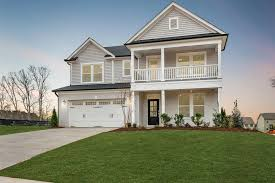
#> input picture input_images/house.jpg, 275 x 183 px
$ jupyter execute segmentation.ipynb
#> lines starting #> are read from the running program, lines starting #| are printed output that depends on the picture; after the words box and inside, x2 and y2 are one past the last pixel; in counts of white or black regions, pixels touching at a corner belong together
Input Image:

[cell 1]
from PIL import Image
import numpy as np
import matplotlib.pyplot as plt

input_image = Image.open("../input_images/house.jpg")
#> input_image is the input picture: PIL image 275x183 RGB; mean R, G, B 133.9, 139.8, 127
grayscale_image = input_image.convert('L')
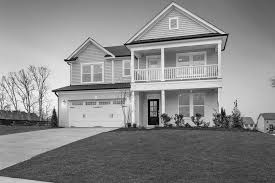
#> grayscale_image: PIL image 275x183 L; min 0, max 253, mean 136.6
image_array = np.array(grayscale_image)
height, width = image_array.shape
#> height = 183; width = 275

print(image_array)
#> (printed output is left out)
print(f"Shape: {image_array.shape}")  #(height, width)
#| Shape: (183, 275)

Save and Plot the results:

[cell 2]
def show_results(output_array,output_image_name,input_image_array=input_image):
    Image.fromarray(output_array.astype(np.uint8)).save("../output_images/"+output_image_name+"_image.bmp")
    plt.figure(figsize=(10, 5))
    # Original image
    plt.subplot(1, 2, 1)
    plt.imshow(np.array(input_image_array), cmap="gray")
    plt.title("Original Image", fontsize=16)
    plt.axis("off")
    # output Image
    plt.subplot(1, 2, 2)
    plt.imshow(output_array, cmap="gray")
    plt.title(output_image_name+" Image", fontsize=16)
    plt.axis("off")
    plt.tight_layout()
    plt.savefig("../output_images/"+output_image_name+"_result.png", dpi=300, bbox_inches='tight')
    plt.show()

Manual Technique:

[cell 3]
def manual_segmentation(image_array,low_threshold,High_threshold):
    #TODO : preprocessing
    output_array= np.zeros_like(image_array)
    output_array[(image_array>=low_threshold) & (image_array<=High_threshold)]= 255
    return output_array

show_results(output_array=manual_segmentation(image_array, 100, 200), output_image_name="manual_seg")
#> in show_results, `Image.fromarray(output_array.astype(np.uint8)).save("../output_images/..`:
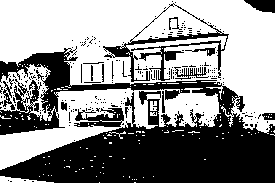
#> saved as manual_seg_image.bmp: PIL image 275x183 L; 56.6% white; 235 black regions (219 under 20 px), largest, box (x1, y1, x2, y2) and area: (0, 46, 275, 183) 18219, (103, 3, 229, 82) 1493, (74, 108, 124, 127) 559
#> in show_results, `plt.savefig("../output_images/"+output_image_name+"_result.png", dpi=3..`:
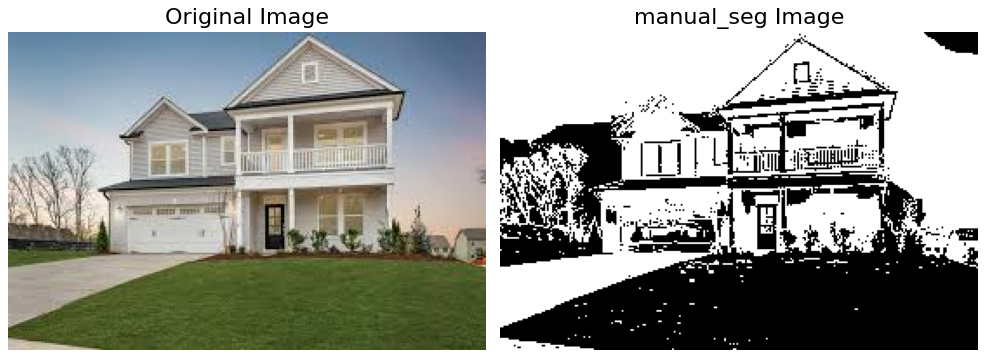
#> figure drawn by matplotlib, 2 panels

Histogram Peak Technique:

[cell 4]
def peak_segmentation(image_array):
    #TODO : preprocessing
    hist = apply_histogram(image_array)
#> after the loop in apply_histogram, `for row in range(height):`: histogram_array = 256 values, max 658 at index 81, min 0 at index 254, mean 196.6
    peaks=find_highest_peaks(hist)
    #print([peaks])
    low_threshold, high_threshold = compute_thresholds(peaks)
    #print([low_threshold, high_threshold])
    output_array = np.zeros_like(image_array, dtype=int)
    output_array[(image_array >= low_threshold) & (image_array <= high_threshold)] = 255
    return output_array

def apply_histogram(image_array):
    height, width = image_array.shape
    histogram_array = np.zeros(256, dtype=int)
    for row in range(height):
        for column in range(width):
            pixel_value = image_array[row,column]
            histogram_array[pixel_value]+=1
    return histogram_array

def find_highest_peaks(hist, min_distance=10):
    peaks = []
    for i in range(1, len(hist) - 1):
        if hist[i] > hist[i - 1] and hist[i] > hist[i + 1]:
            peaks.append(i)
    sorted_peaks = sorted(peaks, key=lambda x: hist[x], reverse=True)
    filtered_peaks = []
    for peak in sorted_peaks:
        if all(abs(peak - existing_peak) >= min_distance for existing_peak in filtered_peaks):
            filtered_peaks.append(peak)
    return filtered_peaks[:2]

def compute_thresholds(peaks):#peak only
    if len(peaks) >= 2:
        peak_back=peaks[0]
        peak_object=peaks[1]
        low_threshold=(peak_back+peak_object)//2
        high_threshold = peak_object
        return low_threshold, high_threshold

show_results(output_array=peak_segmentation(image_array), output_image_name="peak_seg")
#> in peak_segmentation, `hist = apply_histogram(image_array)`: hist has the same summary as histogram_array in apply_histogram
#> after the loop in find_highest_peaks, `for i in range(1, len(hist) - 1):`: peaks = 67 values from 1 to 253
#> in find_highest_peaks, `sorted_peaks = sorted(peaks, key=lambda x: hist[x], reverse=True)`: sorted_peaks = 67 values, max 253 at index 66, min 1 at index 46, mean 134.6
#> the loop in find_highest_peaks, `for peak in sorted_peaks:` made 67 passes
#> peak on passes 1 to 12: 81, 84, 79, 163, 166, 161, 175, 179, 159, 172, 154, 181
#> after the loop in find_highest_peaks, `for peak in sorted_peaks:`: filtered_peaks = [81, 163, 175, 185, 137, 197, 148, 125, 207, 97, 113, 221, 62, 1, 51, 237, 41, 26, 12, 250]
#> in peak_segmentation, `peaks=find_highest_peaks(hist)`: peaks = [81, 163]
#> in compute_thresholds, `peak_back=peaks[0]`: peak_back = 81
#> in compute_thresholds, `peak_object=peaks[1]`: peak_object = 163
#> in compute_thresholds, `low_threshold=(peak_back+peak_object)//2`: low_threshold = 122
#> in compute_thresholds, `high_threshold = peak_object`: high_threshold = 163
#> in peak_segmentation, `low_threshold, high_threshold = compute_thresholds(peaks)`: low_threshold = 122; high_threshold = 163
#> call 2 of show_results, with output_image_name = 'peak_seg'
#> in show_results (call 2), `Image.fromarray(output_array.astype(np.uint8)).save("../output_images/..`:
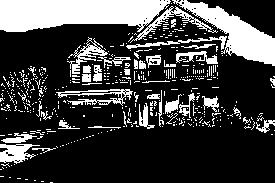
#> saved as peak_seg_image.bmp: PIL image 275x183 L; 24.9% white; 465 white regions (424 under 20 px), largest, box (x1, y1, x2, y2) and area: (0, 0, 171, 32) 4236, (172, 0, 275, 66) 2333, (56, 89, 133, 106) 493

Histogram Valley Technique:

[cell 5]
def valley_segmentation(image_array):
    #TODO : preprocessing
    output_array= np.zeros_like(image_array)
    hist = apply_histogram(image_array)
    peaks=find_highest_peaks(hist)
    #print([peaks])
    low_threshold, high_threshold = valley_thresholds(peaks,find_valley_point(peaks,hist))
    #print([low_threshold, high_threshold])
    output_array[(image_array >= low_threshold) & (image_array <= high_threshold)] = 255
    return output_array

def find_valley_point(peaks_indices,hist):
    if len(peaks_indices) < 2:
        raise ValueError("At least two peaks required.")
    min_valley=float('inf')
    peaks_indices = sorted(peaks_indices)
    start,end = peaks_indices
    valley_point=start
    for i in range(start,end+1):
        if hist[i]<min_valley:
            min_valley=hist[i]
            valley_point=i
    return valley_point

def valley_thresholds(peaks_indices,valley_point):
    if len(peaks_indices) >= 2:
        low_threshold = valley_point
        high_threshold = peaks_indices[1]
    return low_threshold, high_threshold

show_results(output_array=valley_segmentation(image_array), output_image_name="valley_seg")
#> in valley_segmentation, `hist = apply_histogram(image_array)`: hist has the same summary as histogram_array in apply_histogram
#> the loop in find_highest_peaks (call 2), `for peak in sorted_peaks:` made 67 passes
#> in valley_segmentation, `peaks=find_highest_peaks(hist)`: peaks = [81, 163]
#> in find_valley_point, `start,end = peaks_indices`: start = 81; end = 163
#> in find_valley_point, `valley_point=start`: valley_point = 81
#> the loop in find_valley_point, `for i in range(start,end+1):` made 83 passes
#> min_valley on passes 1, 2, 3, 6, 7, 8, 9, 10, 11, 12, 13, 14: 658, 636, 610, 569, 471, 469, 455, 384, 370, 334, 289, 247
#> after the loop in find_valley_point, `for i in range(start,end+1):`: min_valley = 121; valley_point = 105
#> in valley_thresholds, `high_threshold = peaks_indices[1]`: high_threshold = 163
#> in valley_segmentation, `low_threshold, high_threshold = valley_thresholds(peaks,find_valley_po..`: low_threshold = 105; high_threshold = 163
#> call 3 of show_results, with output_image_name = 'valley_seg'
#> in show_results (call 3), `Image.fromarray(output_array.astype(np.uint8)).save("../output_images/..`:
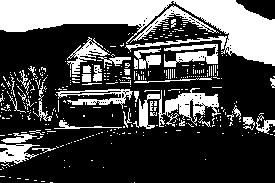
#> saved as valley_seg_image.bmp: PIL image 275x183 L; 30.4% white; 379 white regions (341 under 20 px), largest, box (x1, y1, x2, y2) and area: (0, 0, 275, 66) 7617, (133, 88, 221, 129) 1337, (164, 44, 218, 67) 671

Adaptive Histogram Technique:

[cell 6]
def adaptive_segmentation(image_array):
    #TODO : preprocessing
    hist = apply_histogram(image_array)
    peaks=find_highest_peaks(hist)
    low_threshold, high_threshold = valley_thresholds(peaks,find_valley_point(peaks,hist))
    #print([low_threshold, high_threshold])
    output_array= np.zeros_like(image_array)
    output_array[(image_array >= low_threshold) & (image_array <= high_threshold)] = 255
    background_mean, object_mean = calculate_means(output_array, image_array)
    new_peaks_indices = [int(background_mean), int(object_mean)]
    new_low_threshold, new_high_threshold = valley_thresholds(new_peaks_indices,find_valley_point(new_peaks_indices,hist))
    #print([new_low_threshold, new_high_threshold])
    final_image_array = np.zeros_like(image_array)
    final_image_array[(image_array >= new_low_threshold) & (image_array <= new_high_threshold)] = 255
    return final_image_array

def calculate_means(segmented_image, original_image):
    object_pixels = original_image[segmented_image == 255]
    background_pixels = original_image[segmented_image == 0]
    object_mean = object_pixels.mean() if object_pixels.size > 0 else 0
    background_mean = background_pixels.mean() if background_pixels.size > 0 else 0
    return background_mean, object_mean

show_results(output_array=adaptive_segmentation(image_array), output_image_name="adaptive_seg")
#> in adaptive_segmentation, `hist = apply_histogram(image_array)`: hist has the same summary as histogram_array in apply_histogram
#> in adaptive_segmentation, `peaks=find_highest_peaks(hist)`: peaks = [81, 163]
#> the loop in find_valley_point (call 2), `for i in range(start,end+1):` made 83 passes
#> in adaptive_segmentation, `low_threshold, high_threshold = valley_thresholds(peaks,find_valley_po..`: low_threshold = 105; high_threshold = 163
#> in calculate_means, `object_pixels = original_image[segmented_image == 255]`: object_pixels = 15304 values, max 163 at index 876, min 105 at index 234, mean 138.2
#> in calculate_means, `object_mean = object_pixels.mean() if object_pixels.size > 0 else 0`: object_mean = 138.2
#> in calculate_means, `background_mean = background_pixels.mean() if background_pixels.size >..`: background_mean = 135.9
#> in adaptive_segmentation, `background_mean, object_mean = calculate_means(output_array, image_arr..`: object_mean = 138.2
#> in adaptive_segmentation, `new_peaks_indices = [int(background_mean), int(object_mean)]`: new_peaks_indices = [135, 138]
#> in adaptive_segmentation, `new_low_threshold, new_high_threshold = valley_thresholds(new_peaks_in..`: new_low_threshold = 136; new_high_threshold = 138
#> call 4 of show_results, with output_image_name = 'adaptive_seg'
#> in show_results (call 4), `Image.fromarray(output_array.astype(np.uint8)).save("../output_images/..`:
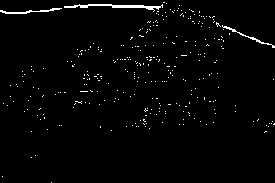
#> saved as adaptive_seg_image.bmp: PIL image 275x183 L; 1.8% white in thin lines or dots

$ run again, with input_images/a4.tif saved as input_images/house.jpg
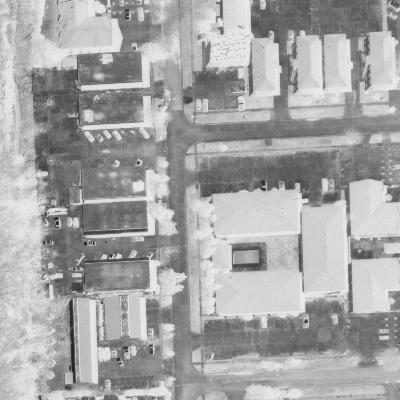
#> input picture input_images/a4.tif, 400 x 400 px
#> input_image is the input picture: PIL image 400x400 L; min 32, max 239, mean 166
#> (printed output is left out)
#| Shape: (400, 400)
#> in show_results, `Image.fromarray(output_array.astype(np.uint8)).save("../output_images/..`:
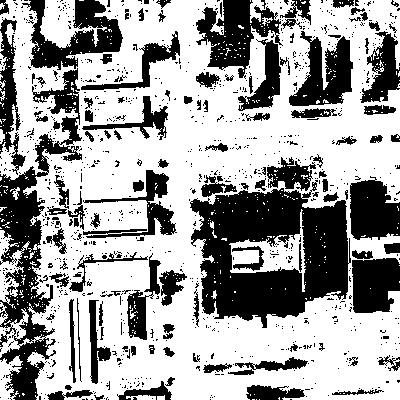
#> saved as manual_seg_image.bmp: PIL image 400x400 L; 62.8% white; 1016 black regions (895 under 20 px), largest, box (x1, y1, x2, y2) and area: (190, 180, 351, 328) 14155, (0, 68, 82, 400) 8306, (22, 0, 123, 70) 3262
#> after the loop in apply_histogram, `for row in range(height):`: histogram_array = 256 values, max 2369 at index 214, min 0 at index 0, mean 625
#> in peak_segmentation, `hist = apply_histogram(image_array)`: hist has the same summary as histogram_array in apply_histogram
#> after the loop in find_highest_peaks, `for i in range(1, len(hist) - 1):`: peaks = 46 values from 34 to 230
#> sorted_peaks = 46 values, max 230 at index 21, min 34 at index 45, mean 138.2
#> the loop in find_highest_peaks, `for peak in sorted_peaks:` made 46 passes
#> peak on passes 1 to 8: 214, 206, 210, 217, 222, 202, 117, 194
#> after the loop in find_highest_peaks, `for peak in sorted_peaks:`: filtered_peaks = [214, 202, 117, 226, 129, 190, 106, 178, 141, 153, 167, 89, 77, 45, 58, 34]
#> in peak_segmentation, `peaks=find_highest_peaks(hist)`: peaks = [214, 202]
#> peak_back = 214
#> peak_object = 202
#> in compute_thresholds, `low_threshold=(peak_back+peak_object)//2`: low_threshold = 208
#> in compute_thresholds, `high_threshold = peak_object`: high_threshold = 202
#> in peak_segmentation, `low_threshold, high_threshold = compute_thresholds(peaks)`: low_threshold = 208; high_threshold = 202
#> output_array: shape (400, 400) int64; every value is 0
#> in show_results (call 2), `plt.savefig("../output_images/"+output_image_name+"_result.png", dpi=3..`:
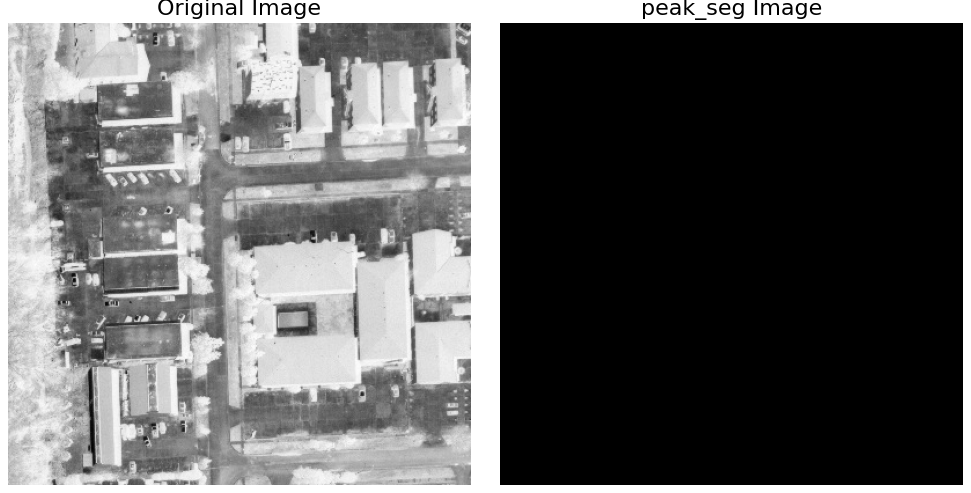
#> figure drawn by matplotlib, 2 panels
#> in valley_segmentation, `hist = apply_histogram(image_array)`: hist has the same summary as histogram_array in apply_histogram
#> the loop in find_highest_peaks (call 2), `for peak in sorted_peaks:` made 46 passes
#> in valley_segmentation, `peaks=find_highest_peaks(hist)`: peaks = [214, 202]
#> peaks_indices = [202, 214]
#> start = 202; end = 214
#> in find_valley_point, `valley_point=start`: valley_point = 202
#> the loop in find_valley_point, `for i in range(start,end+1):` made 13 passes
#> min_valley on passes 1 to 2: 1563, 1525
#> after the loop in find_valley_point, `for i in range(start,end+1):`: min_valley = 1525; valley_point = 203
#> in valley_thresholds, `high_threshold = peaks_indices[1]`: high_threshold = 202
#> in valley_segmentation, `low_threshold, high_threshold = valley_thresholds(peaks,find_valley_po..`: low_threshold = 203; high_threshold = 202
#> in adaptive_segmentation, `hist = apply_histogram(image_array)`: hist has the same summary as histogram_array in apply_histogram
#> in adaptive_segmentation, `peaks=find_highest_peaks(hist)`: peaks = [214, 202]
#> the loop in find_valley_point (call 2), `for i in range(start,end+1):` made 13 passes
#> in adaptive_segmentation, `low_threshold, high_threshold = valley_thresholds(peaks,find_valley_po..`: low_threshold = 203; high_threshold = 202
#> object_pixels = empty array
#> in calculate_means, `object_mean = object_pixels.mean() if object_pixels.size > 0 else 0`: object_mean = 0
#> in calculate_means, `background_mean = background_pixels.mean() if background_pixels.size >..`: background_mean = 166
#> in adaptive_segmentation, `background_mean, object_mean = calculate_means(output_array, image_arr..`: object_mean = 0
#> new_peaks_indices = [165, 0]
#> new_low_threshold = 0
